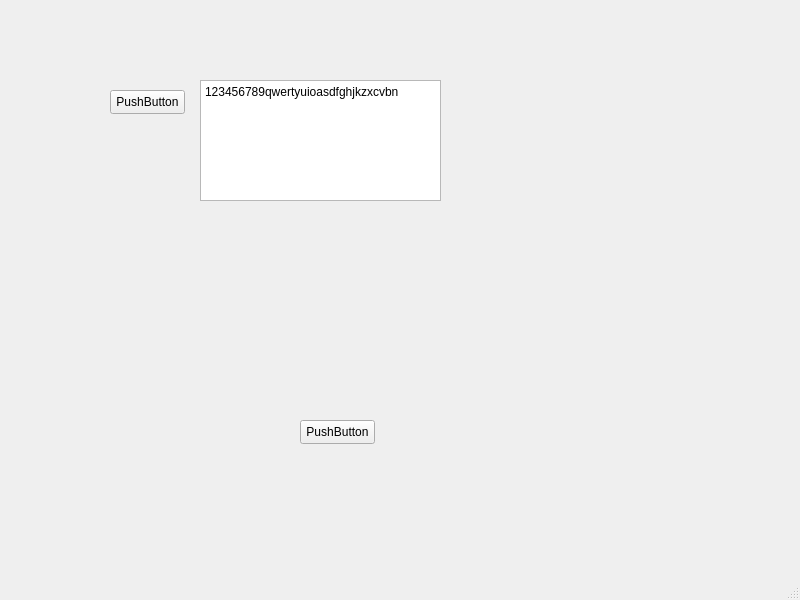
<?xml version="1.0" encoding="UTF-8"?>
<ui version="4.0">
 <class>MainWindow</class>
 <widget class="QMainWindow" name="MainWindow">
  <property name="geometry">
   <rect>
    <x>0</x>
    <y>0</y>
    <width>800</width>
    <height>600</height>
   </rect>
  </property>
  <property name="windowTitle">
   <string>MainWindow</string>
  </property>
  <widget class="QWidget" name="centralwidget">
   <widget class="QPushButton" name="pushButton">
    <property name="geometry">
     <rect>
      <x>110</x>
      <y>90</y>
      <width>75</width>
      <height>24</height>
     </rect>
    </property>
    <property name="text">
     <string>PushButton</string>
    </property>
   </widget>
   <widget class="QPushButton" name="pushButton_2">
    <property name="geometry">
     <rect>
      <x>300</x>
      <y>420</y>
      <width>75</width>
      <height>24</height>
     </rect>
    </property>
    <property name="text">
     <string>PushButton</string>
    </property>
   </widget>
   <widget class="QTextEdit" name="textEdit">
    <property name="geometry">
     <rect>
      <x>200</x>
      <y>80</y>
      <width>241</width>
      <height>121</height>
     </rect>
    </property>
    <property name="html">
     <string>&lt;!DOCTYPE HTML PUBLIC &quot;-//W3C//DTD HTML 4.0//EN&quot; &quot;http://www.w3.org/TR/REC-html40/strict.dtd&quot;&gt;
&lt;html&gt;&lt;head&gt;&lt;meta name=&quot;qrichtext&quot; content=&quot;1&quot; /&gt;&lt;meta charset=&quot;utf-8&quot; /&gt;&lt;style type=&quot;text/css&quot;&gt;
p, li { white-space: pre-wrap; }
hr { height: 1px; border-width: 0; }
li.unchecked::marker { content: &quot;\2610&quot;; }
li.checked::marker { content: &quot;\2612&quot;; }
&lt;/style&gt;&lt;/head&gt;&lt;body style=&quot; font-family:'Microsoft YaHei UI'; font-size:9pt; font-weight:400; font-style:normal;&quot;&gt;
&lt;p style=&quot; margin-top:0px; margin-bottom:0px; margin-left:0px; margin-right:0px; -qt-block-indent:0; text-indent:0px;&quot;&gt;123456789qwertyuioasdfghjkzxcvbn&lt;/p&gt;&lt;/body&gt;&lt;/html&gt;</string>
    </property>
   </widget>
  </widget>
  <widget class="QMenuBar" name="menubar">
   <property name="geometry">
    <rect>
     <x>0</x>
     <y>0</y>
     <width>800</width>
     <height>22</height>
    </rect>
   </property>
  </widget>
  <widget class="QStatusBar" name="statusbar"/>
 </widget>
 <resources/>
 <connections/>
</ui>
